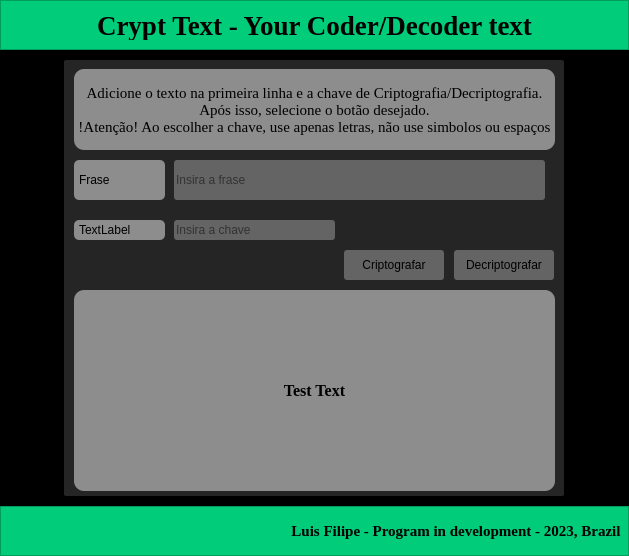
<?xml version="1.0" encoding="UTF-8"?>
<ui version="4.0">
 <class>Dialog</class>
 <widget class="QDialog" name="Dialog">
  <property name="geometry">
   <rect>
    <x>0</x>
    <y>0</y>
    <width>629</width>
    <height>556</height>
   </rect>
  </property>
  <property name="minimumSize">
   <size>
    <width>500</width>
    <height>500</height>
   </size>
  </property>
  <property name="windowTitle">
   <string>Dialog</string>
  </property>
  <layout class="QVBoxLayout" name="verticalLayout">
   <property name="spacing">
    <number>0</number>
   </property>
   <property name="leftMargin">
    <number>0</number>
   </property>
   <property name="topMargin">
    <number>0</number>
   </property>
   <property name="rightMargin">
    <number>0</number>
   </property>
   <property name="bottomMargin">
    <number>0</number>
   </property>
   <item>
    <widget class="QFrame" name="Top">
     <property name="maximumSize">
      <size>
       <width>16777212</width>
       <height>50</height>
      </size>
     </property>
     <property name="styleSheet">
      <string notr="true">background-color: rgb(0, 204, 122);</string>
     </property>
     <property name="frameShape">
      <enum>QFrame::StyledPanel</enum>
     </property>
     <property name="frameShadow">
      <enum>QFrame::Raised</enum>
     </property>
     <layout class="QVBoxLayout" name="verticalLayout_2">
      <item>
       <widget class="QLabel" name="label_Title">
        <property name="font">
         <font>
          <family>Times New Roman</family>
          <pointsize>20</pointsize>
          <bold>true</bold>
         </font>
        </property>
        <property name="layoutDirection">
         <enum>Qt::LeftToRight</enum>
        </property>
        <property name="styleSheet">
         <string notr="true"/>
        </property>
        <property name="text">
         <string>Crypt Text - Your Coder/Decoder text</string>
        </property>
        <property name="textFormat">
         <enum>Qt::AutoText</enum>
        </property>
        <property name="alignment">
         <set>Qt::AlignCenter</set>
        </property>
       </widget>
      </item>
     </layout>
    </widget>
   </item>
   <item>
    <widget class="QFrame" name="frame_Content">
     <property name="styleSheet">
      <string notr="true">background-color: black;</string>
     </property>
     <property name="frameShape">
      <enum>QFrame::StyledPanel</enum>
     </property>
     <property name="frameShadow">
      <enum>QFrame::Raised</enum>
     </property>
     <layout class="QGridLayout" name="gridLayout">
      <item row="0" column="0">
       <widget class="QFrame" name="frame_Window">
        <property name="maximumSize">
         <size>
          <width>500</width>
          <height>500</height>
         </size>
        </property>
        <property name="styleSheet">
         <string notr="true">background-color: rgb(38, 37, 37);
border-radius: 2px;</string>
        </property>
        <property name="frameShape">
         <enum>QFrame::StyledPanel</enum>
        </property>
        <property name="frameShadow">
         <enum>QFrame::Raised</enum>
        </property>
        <widget class="QLabel" name="label_Text">
         <property name="geometry">
          <rect>
           <x>10</x>
           <y>100</y>
           <width>91</width>
           <height>40</height>
          </rect>
         </property>
         <property name="minimumSize">
          <size>
           <width>20</width>
           <height>20</height>
          </size>
         </property>
         <property name="styleSheet">
          <string notr="true">background-color: rgb(141, 141, 141);
border-radius: 5px;</string>
         </property>
         <property name="text">
          <string>Frase</string>
         </property>
         <property name="indent">
          <number>5</number>
         </property>
        </widget>
        <widget class="QLabel" name="label_Key">
         <property name="geometry">
          <rect>
           <x>10</x>
           <y>160</y>
           <width>91</width>
           <height>20</height>
          </rect>
         </property>
         <property name="minimumSize">
          <size>
           <width>20</width>
           <height>20</height>
          </size>
         </property>
         <property name="styleSheet">
          <string notr="true">background-color: rgb(141, 141, 141);
border-radius: 5px;</string>
         </property>
         <property name="text">
          <string>TextLabel</string>
         </property>
         <property name="indent">
          <number>5</number>
         </property>
        </widget>
        <widget class="QLineEdit" name="lineEdit_Text">
         <property name="geometry">
          <rect>
           <x>110</x>
           <y>100</y>
           <width>371</width>
           <height>40</height>
          </rect>
         </property>
         <property name="styleSheet">
          <string notr="true">QLineEdit{
background-color: rgb(100, 100, 100);
border-radius: 3px;
border: 0px;
}

QLineEdit:hover{
background-color: rgb(213, 211, 211);
border-radius: 3px;
border: 2px solid black;
}






</string>
         </property>
         <property name="placeholderText">
          <string>Insira a frase</string>
         </property>
        </widget>
        <widget class="QLineEdit" name="lineEdit_Key">
         <property name="geometry">
          <rect>
           <x>110</x>
           <y>160</y>
           <width>161</width>
           <height>20</height>
          </rect>
         </property>
         <property name="styleSheet">
          <string notr="true">QLineEdit{
background-color: rgb(100, 100, 100);
border-radius: 3px;
border: 0px;
}

QLineEdit:hover{
background-color: rgb(213, 211, 211);
border-radius: 3px;
border: 2px solid black;
}
</string>
         </property>
         <property name="text">
          <string/>
         </property>
         <property name="placeholderText">
          <string>Insira a chave</string>
         </property>
        </widget>
        <widget class="QLabel" name="label_Instruction">
         <property name="geometry">
          <rect>
           <x>10</x>
           <y>9</y>
           <width>481</width>
           <height>81</height>
          </rect>
         </property>
         <property name="minimumSize">
          <size>
           <width>20</width>
           <height>20</height>
          </size>
         </property>
         <property name="font">
          <font>
           <family>Times New Roman</family>
           <pointsize>11</pointsize>
           <bold>false</bold>
          </font>
         </property>
         <property name="styleSheet">
          <string notr="true">QLabel{
background-color: rgb(141, 141, 141);
border-radius: 10px;

}</string>
         </property>
         <property name="text">
          <string>Adicione o texto na primeira linha e a chave de Criptografia/Decriptografia.
Após isso, selecione o botão desejado.
!Atenção! Ao escolher a chave, use apenas letras, não use simbolos ou espaços</string>
         </property>
         <property name="alignment">
          <set>Qt::AlignCenter</set>
         </property>
        </widget>
        <widget class="QPushButton" name="pushButton_Cript">
         <property name="geometry">
          <rect>
           <x>280</x>
           <y>190</y>
           <width>100</width>
           <height>30</height>
          </rect>
         </property>
         <property name="styleSheet">
          <string notr="true">QPushButton{
background-color: rgb(100, 100, 100);
border-radius: 3px;
border: 0px;
}

QPushButton:hover{
background-color: rgb(213, 211, 211);
border-radius: 3px;
border: 2px solid black;
}

QPushButton:pressed{
background-color: red;
color:white;
border-radius: 3px;
border: 2px solid black;
}</string>
         </property>
         <property name="text">
          <string>Criptografar</string>
         </property>
        </widget>
        <widget class="QPushButton" name="pushButton_Decript">
         <property name="geometry">
          <rect>
           <x>390</x>
           <y>190</y>
           <width>100</width>
           <height>30</height>
          </rect>
         </property>
         <property name="styleSheet">
          <string notr="true">QPushButton{
background-color: rgb(100, 100, 100);
border-radius: 3px;
border: 0px;
}

QPushButton:hover{
background-color: rgb(213, 211, 211);
border-radius: 3px;
border: 2px solid black;
}

QPushButton:pressed{
background-color: red;
color:white;
border-radius: 3px;
border: 2px solid black;
}</string>
         </property>
         <property name="text">
          <string>Decriptografar</string>
         </property>
        </widget>
        <widget class="QLabel" name="label_Answer">
         <property name="geometry">
          <rect>
           <x>10</x>
           <y>230</y>
           <width>481</width>
           <height>201</height>
          </rect>
         </property>
         <property name="minimumSize">
          <size>
           <width>20</width>
           <height>20</height>
          </size>
         </property>
         <property name="font">
          <font>
           <family>Times New Roman</family>
           <pointsize>12</pointsize>
           <bold>true</bold>
          </font>
         </property>
         <property name="styleSheet">
          <string notr="true">background-color: rgb(141, 141, 141);
border-radius: 10px;</string>
         </property>
         <property name="text">
          <string>Test Text</string>
         </property>
         <property name="alignment">
          <set>Qt::AlignCenter</set>
         </property>
        </widget>
       </widget>
      </item>
     </layout>
    </widget>
   </item>
   <item>
    <widget class="QFrame" name="Botton">
     <property name="maximumSize">
      <size>
       <width>16777215</width>
       <height>50</height>
      </size>
     </property>
     <property name="styleSheet">
      <string notr="true">background-color: rgb(0, 204, 122);</string>
     </property>
     <property name="frameShape">
      <enum>QFrame::StyledPanel</enum>
     </property>
     <property name="frameShadow">
      <enum>QFrame::Raised</enum>
     </property>
     <layout class="QVBoxLayout" name="verticalLayout_3">
      <property name="spacing">
       <number>0</number>
      </property>
      <property name="leftMargin">
       <number>0</number>
      </property>
      <property name="topMargin">
       <number>0</number>
      </property>
      <property name="rightMargin">
       <number>0</number>
      </property>
      <property name="bottomMargin">
       <number>0</number>
      </property>
      <item>
       <widget class="QLabel" name="label_Button">
        <property name="font">
         <font>
          <family>Times New Roman</family>
          <pointsize>11</pointsize>
          <bold>true</bold>
         </font>
        </property>
        <property name="styleSheet">
         <string notr="true"/>
        </property>
        <property name="text">
         <string>Luis Filipe - Program in development - 2023, Brazil  </string>
        </property>
        <property name="alignment">
         <set>Qt::AlignRight|Qt::AlignTrailing|Qt::AlignVCenter</set>
        </property>
       </widget>
      </item>
     </layout>
    </widget>
   </item>
  </layout>
 </widget>
 <resources/>
 <connections/>
</ui>
